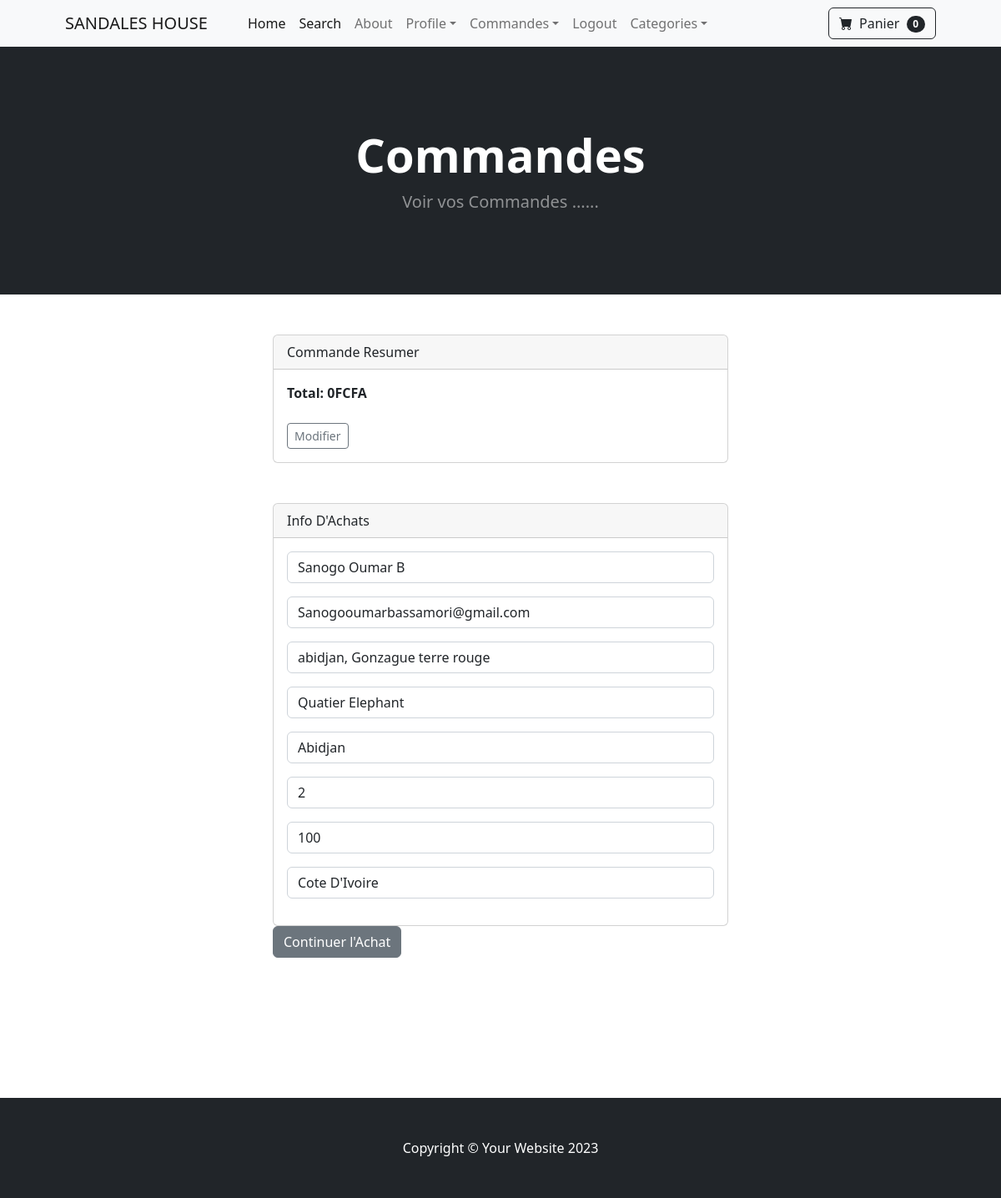
/payement_success/checkout/ (signed in), run on the app's committed database.
### payement/models.py (models this page shows, shortened)
class ShippingAddress(models.Model):
    user = models.ForeignKey(User, on_delete=models.CASCADE, null=True,blank=True)
    shipping_full_name = models.CharField(max_length=225)
    shipping_email = models.CharField(max_length=225)
    shipping_address1 = models.CharField(max_length=225)
    shipping_address2 = models.CharField(max_length=225,null=True,blank=True)
    shipping_city = models.CharField(max_length=225)
    shipping_state = models.CharField(max_length=225,null=True,blank=True)
    shipping_zipcode = models.CharField(max_length=225)
    shipping_country = models.CharField(max_length=225)
    class Meta:
        verbose_name_plural = 'Shipping Address'

### payement/views.py (the view)
# urls.py: path('checkout/', views.checkout, name='checkout'),
def checkout(request):
        cart = Cart(request)
        cart_products = cart.get_prods
        quantities = cart.get_quants
        totals = cart.cart_total()
        if request.user.is_authenticated:
            shipping_user = ShippingAddress.objects.get(user__id=request.user.id)
            shipping_form = ShippingForm(request.POST or None, instance=shipping_user)
            return render(request, "payement/checkout.html", {"cart_products":cart_products, "quantities":quantities, "totals":totals, "shipping_form":shipping_form})
        else:
            shipping_form = ShippingForm(request.POST or None)
            return render(request, "payement/checkout.html", {"cart_products":cart_products, "quantities":quantities, "totals":totals, "shipping_form":shipping_form})

### cart/cart.py (called while the page is built, shortened)
    def cart_total(self):
        product_ids = self.cart.keys()
        products = Product.objects.filter(id__in=product_ids)
        quantities = self.cart
        total = 0
        return total

    def __len__(self):
        return len(self.cart)

    def get_prods(self):
       product_ids = self.cart.keys()
       products = Product.objects.filter(id__in=product_ids)
       return products

### cart/context_processors.py (called while the page is built)
def cart(request):
    return {'cart': Cart(request)}

### payement/templates/payement/checkout.html (shortened to what this page needs)
{% extends 'base.html' %}
{% block content %}
    <header class="bg-dark py-5">
                <div class="container px-4 px-lg-5 my-5">
                    <div class="text-center text-white">
                        <h1 class="display-4 fw-bolder">Commandes</h1>
                        <p class="lead fw-normal text-white-50 mb-0">Voir vos Commandes ......</p>
                    </div>
                </div>
    </header>
    <br/><br/>
    <div class="container">
        <div class="row">
                <div class="col-md-6 offset-md-3">
                    <div class="card">
                        <div class="card-header">
                          Commande Resumer
                        </div>
                        <div class="card-body">
                        <strong> Total: {{totals}}FCFA </strong>
                        <br/><br/>
                        <a href="{% url 'category_summary' %}"class="btn btn-sm btn-outline-secondary">Modifier</a>
                        </div>
                      </div>
                      <br/><br/>
                      <div class="card">
                        <div class="card-header">
                          Info D'Achats
                        </div>
                        <div class="card-body">
                        <form method="POST" action="{% url 'billing_info' %}">
                          {{shipping_form.as_p}}
                        </div>
                      </div>
                      <button type= "submit" class="btn btn-secondary">Continuer l'Achat</button>
                </div>
        </div>
    </div>
   <br/><br/><br/><br/><br/><br/><br/>
{% endblock  %}

### data on the page
ShippingAddress: shipping_full_name "Sanogo Oumar B", shipping_email "Sanogooumarbassamori@gmail.com", shipping_address1 "abidjan, Gonzague terre rouge", shipping_address2 "Quatier Elephant", shipping_city "Abidjan", shipping_state "2", shipping_zipcode "100", shipping_country "Cote D'Ivoire"

### other printed values
{{ cart|length }} "0"
{{ totals }} "0"
